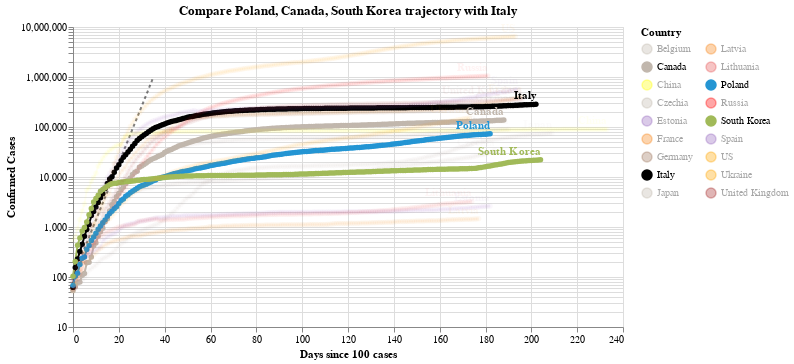

Here is the notebook cell this chart was saved with:
### Code cell
#hide_input
chart3 = make_since_chart(dff2, ['Poland', 'Canada', 'South Korea'], baseline_countries)
chart3

### Figure 1 — Vega-Lite specification as saved in the notebook (floating-point values rounded to 4 significant figures; data arrays with more than 128 entries replaced by an {"elided": "..."} marker saying what was removed)
{"config": {"view": {"continuousWidth": 400, "continuousHeight": 300}}, "layer": [{"data": {"name": "data-628230001892d6798b50651be41d1b3e"}, "mark": {"type": "line", "color": "black", "opacity": 0.5, "strokeDash": [3, 3]}, "encoding": {"x": {"type": "quantitative", "field": "Days since 100 cases"}, "y": {"type": "quantitative", "field": "Confirmed Cases"}}}, {"data": {"name": "data-a951829c5165198563a1e511321ac01e"}, "mark": {"type": "line", "point": true}, "encoding": {"color": {"type": "nominal", "field": "Country", "legend": {"columns": 2}, "scale": {"domain": ["Belgium", "Canada", "China", "Czechia", "Estonia", "France", "Germany", "Italy", "Japan", "Latvia", "Lithuania", "Poland", "Russia", "South Korea", "Spain", "US", "Ukraine", "United Kingdom"], "range": ["#C1B7AD", "#C1B7AD", "yellow", "#C1B7AD", "#9467bd", "#F58518", "#9D755D", "black", "#C1B7AD", "#F58518", "#E45756", "#2495D3", "red", "#A1BA59", "#9467bd", "orange", "orange", "brown"]}}, "opacity": {"condition": {"value": 1, "selection": "selector001"}, "value": 0.05}, "tooltip": [{"type": "nominal", "field": "Country"}, {"type": "temporal", "field": "Date"}, {"type": "quantitative", "field": "Confirmed Cases"}, {"type": "quantitative", "field": "Days since 100 cases"}], "x": {"type": "quantitative", "field": "Days since 100 cases"}, "y": {"type": "quantitative", "field": "Confirmed Cases", "scale": {"type": "log"}}}, "selection": {"selector001": {"type": "multi", "fields": ["Country"], "bind": "legend", "init": [{"Country": "Poland"}, {"Country": "Canada"}, {"Country": "South Korea"}, {"Country": "Italy"}]}}, "width": 550}, {"data": {"name": "data-a951829c5165198563a1e511321ac01e"}, "mark": {"type": "text", "align": "right", "dy": -8, "fontWeight": "bold"}, "encoding": {"color": {"type": "nominal", "field": "Country", "legend": {"columns": 2}, "scale": {"domain": ["Belgium", "Canada", "China", "Czechia", "Estonia", "France", "Germany", "Italy", "Japan", "Latvia", "Lithuania", "Poland", "Russia", "South Korea", "Spain", "US", "Ukraine", "United Kingdom"], "range": ["#C1B7AD", "#C1B7AD", "yellow", "#C1B7AD", "#9467bd", "#F58518", "#9D755D", "black", "#C1B7AD", "#F58518", "#E45756", "#2495D3", "red", "#A1BA59", "#9467bd", "orange", "orange", "brown"]}}, "opacity": {"condition": {"value": 1, "selection": "selector001"}, "value": 0.05}, "text": {"type": "nominal", "field": "Country"}, "tooltip": [{"type": "nominal", "field": "Country"}, {"type": "temporal", "field": "Date"}, {"type": "quantitative", "field": "Confirmed Cases"}, {"type": "quantitative", "field": "Days since 100 cases"}], "x": {"type": "quantitative", "field": "Days since 100 cases"}, "y": {"type": "quantitative", "field": "Confirmed Cases", "scale": {"type": "log"}}}, "transform": [{"filter": "(datum['Date'] >= 1599782400000)"}], "width": 550}], "title": "Compare Poland, Canada, South Korea trajectory with Italy", "$schema": "https://vega.github.io/schema/vega-lite/v4.0.2.json", "datasets": {"data-628230001892d6798b50651be41d1b3e": [{"Days since 100 cases": 0, "Confirmed Cases": 100.0}, {"Days since 100 cases": 1, "Confirmed Cases": 130.0}, {"Days since 100 cases": 2, "Confirmed Cases": 169.0}, {"Days since 100 cases": 3, "Confirmed Cases": 219.7}, {"Days since 100 cases": 4, "Confirmed Cases": 285.6}, {"Days since 100 cases": 5, "Confirmed Cases": 371.3}, {"Days since 100 cases": 6, "Confirmed Cases": 482.7}, {"Days since 100 cases": 7, "Confirmed Cases": 627.5}, {"Days since 100 cases": 8, "Confirmed Cases": 815.7}, {"Days since 100 cases": 9, "Confirmed Cases": 1060.0}, {"Days since 100 cases": 10, "Confirmed Cases": 1379.0}, {"Days since 100 cases": 11, "Confirmed Cases": 1792.0}, {"Days since 100 cases": 12, "Confirmed Cases": 2330.0}, {"Days since 100 cases": 13, "Confirmed Cases": 3029.0}, {"Days since 100 cases": 14, "Confirmed Cases": 3937.0}, {"Days since 100 cases": 15, "Confirmed Cases": 5119.0}, {"Days since 100 cases": 16, "Confirmed Cases": 6654.0}, {"Days since 100 cases": 17, "Confirmed Cases": 8650.0}, {"Days since 100 cases": 18, "Confirmed Cases": 11250.0}, {"Days since 100 cases": 19, "Confirmed Cases": 14620.0}, {"Days since 100 cases": 20, "Confirmed Cases": 19000.0}, {"Days since 100 cases": 21, "Confirmed Cases": 24710.0}, {"Days since 100 cases": 22, "Confirmed Cases": 32120.0}, {"Days since 100 cases": 23, "Confirmed Cases": 41750.0}, {"Days since 100 cases": 24, "Confirmed Cases": 54280.0}, {"Days since 100 cases": 25, "Confirmed Cases": 70560.0}, {"Days since 100 cases": 26, "Confirmed Cases": 91730.0}, {"Days since 100 cases": 27, "Confirmed Cases": 119300.0}, {"Days since 100 cases": 28, "Confirmed Cases": 155000.0}, {"Days since 100 cases": 29, "Confirmed Cases": 201500.0}, {"Days since 100 cases": 30, "Confirmed Cases": 262000.0}, {"Days since 100 cases": 31, "Confirmed Cases": 340600.0}, {"Days since 100 cases": 32, "Confirmed Cases": 442800.0}, {"Days since 100 cases": 33, "Confirmed Cases": 575600.0}, {"Days since 100 cases": 34, "Confirmed Cases": 748300.0}, {"Days since 100 cases": 35, "Confirmed Cases": 972800.0}], "data-a951829c5165198563a1e511321ac01e": {"elided": "3471 records"}}}
